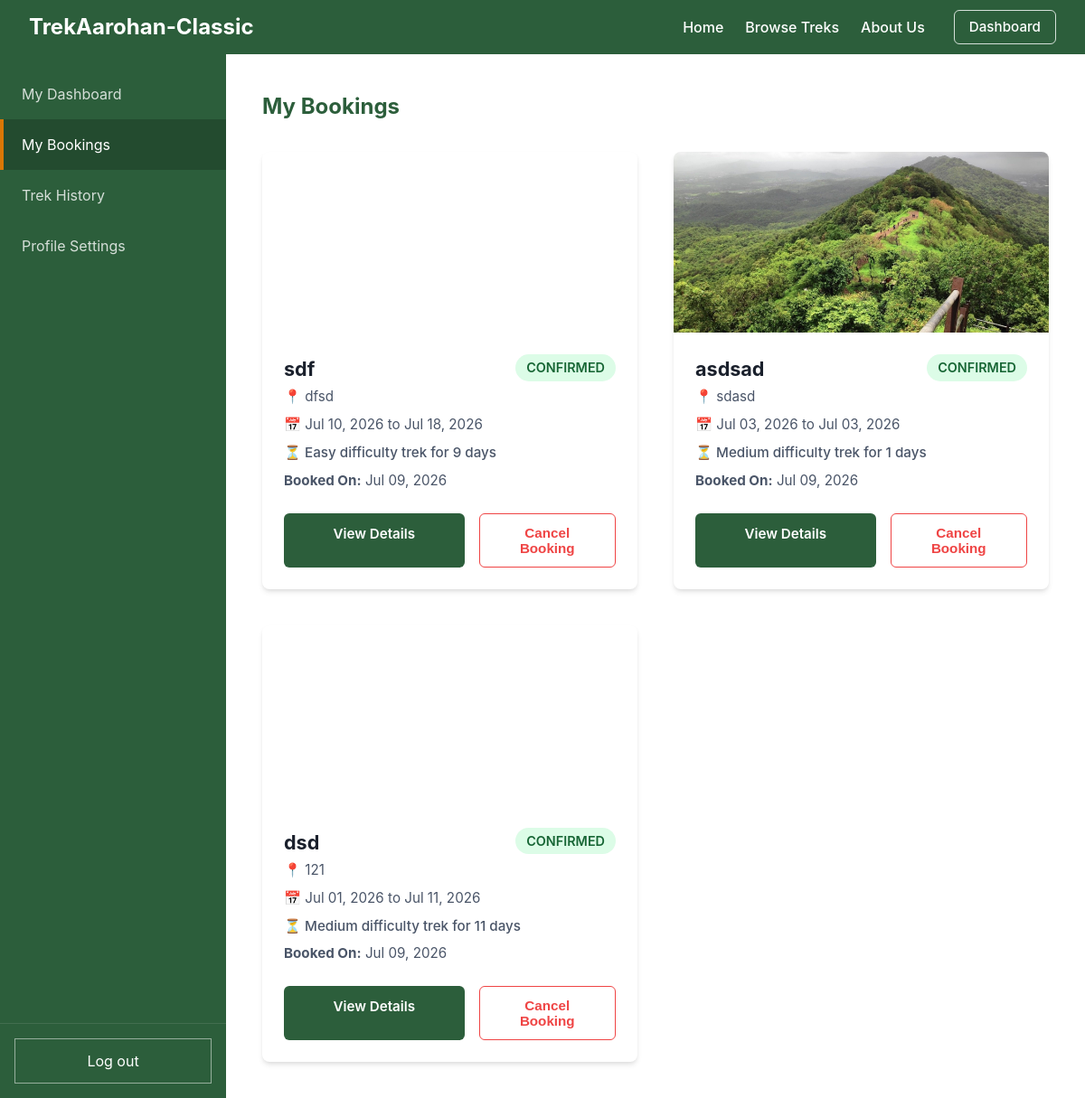
/trekker/bookings (signed in), run on the app's committed database.
### models.py (models this page shows)
class Booking(db.Model):
    __tablename__ = "booking"
    id = db.Column(db.Integer, primary_key=True, autoincrement=True)
    user_id = db.Column(db.Integer, db.ForeignKey("user.id"), nullable=False)
    trek_id = db.Column(db.Integer, db.ForeignKey("trek.id"), nullable=False)
    booking_date = db.Column(db.DateTime, default=datetime.utcnow, nullable=False)
    cancelled_date = db.Column(db.DateTime, nullable=True)
    status = db.Column(db.String(20), default="booked", nullable=False)  # "booked", "cancelled", "completed"

class Trek(db.Model):
    __tablename__ = "trek"
    id = db.Column(db.Integer, primary_key=True, autoincrement=True)
    name = db.Column(db.String(100), nullable=False)
    description = db.Column(db.Text, nullable=True)
    difficulty = db.Column(db.String(20), nullable=False)  # "easy", "medium", "hard"
    location = db.Column(db.String(100), nullable=False)
    slots_available = db.Column(db.Integer, nullable=False)
    start_date = db.Column(db.Date, nullable=False)
    end_date = db.Column(db.Date, nullable=False)
    status = db.Column(db.String(20), default="open", nullable=False)  # "open", "full", "ongoing", "completed", "cancelled"
    assigned_staff_id = db.Column(db.Integer, db.ForeignKey("user.id"), nullable=False)
    cover_image = db.Column(db.String(255), nullable=True)
    price = db.Column(db.Float, default=0.0, nullable=False)
    bookings = db.relationship("Booking", backref="trek", lazy=True)

### app.py (the view)
    @app.route("/trekker/bookings")
    @login_required
    def trekker_bookings():
        if current_user.role != 0:
            return redirect(url_for("home"))
        active_bookings = Booking.query.filter_by(user_id=current_user.id, status="booked").order_by(Booking.booking_date.desc()).all()
        return render_template("trekker_bookings.html", bookings=active_bookings)

### templates/trekker_bookings.html
{% extends "trekker_base.html" %}
{% set active_page = "bookings" %}
{% block dashboard_content %}
    <h2>My Bookings</h2>
    {% if bookings %}
        <div style="display: grid; grid-template-columns: repeat(auto-fill, minmax(350px, 1fr)); gap: 2.5rem; margin-top: 2rem;">
            {% for booking in bookings %}
            <div class="card" style="padding: 0; overflow: hidden; display: flex; flex-direction: column; box-shadow: 0 4px 6px -1px rgba(0, 0, 0, 0.1), 0 2px 4px -1px rgba(0, 0, 0, 0.06); transition: transform 0.2s;">
                {% if booking.trek.cover_image %}
                    <div style="height: 200px; background-image: url('{{ url_for('static', filename='uploads/' ~ booking.trek.cover_image) }}'); background-size: cover; background-position: center;"></div>
                {% else %}
                    <div style="height: 200px; background-image: url('{{ url_for('static', filename='images/trek.jpg') }}'); background-size: cover; background-position: center;"></div>
                {% endif %}
                <div style="padding: 1.5rem; display: flex; flex-direction: column; flex-grow: 1;">
                    <div style="display: flex; justify-content: space-between; align-items: flex-start; margin-bottom: 0.25rem;">
                        <h3 style="margin: 0; font-size: 1.35rem;">{{ booking.trek.name }}</h3>
                        <span class="badge badge-active" style="padding: 0.25rem 0.75rem; background-color: #dcfce7; color: #166534; font-size: 0.9rem;">Confirmed</span>
                    </div>
                    <p style="color: var(--secondary-color); font-size: 0.95rem; margin: 0 0 0.5rem 0;">📍 {{ booking.trek.location }}</p>
                    <p style="color: var(--secondary-color); font-size: 0.95rem; margin: 0 0 0.5rem 0;">📅 {{ booking.trek.start_date.strftime('%b %d, %Y') }} to {{ booking.trek.end_date.strftime('%b %d, %Y') }}</p>
                    <p style="color: var(--secondary-color); font-size: 0.95rem; margin: 0 0 0.5rem 0; font-weight: 500;">⏳ {{ booking.trek.difficulty|capitalize }} difficulty trek for {{ (booking.trek.end_date - booking.trek.start_date).days + 1 }} days</p>
                    <p style="color: var(--secondary-color); font-size: 0.95rem; margin: 0 0 1.5rem 0; line-height: 1.5;"><strong>Booked On:</strong> {{ booking.booking_date.strftime('%b %d, %Y') }}</p>
                    <div style="margin-top: auto; display: flex; gap: 1rem;">
                        <a href="{{ url_for('public_trek_detail', id=booking.trek.id) }}" class="btn btn-primary" style="flex: 1; text-align: center; display: block; box-sizing: border-box;">View Details</a>
                        <form method="POST" action="{{ url_for('cancel_booking', booking_id=booking.id) }}" style="flex: 1; margin: 0;" onsubmit="return confirm('Are you sure you want to cancel your booking for {{ booking.trek.name }}? This action cannot be undone.');">
                            <button type="submit" class="btn" style="width: 100%; display: block; background-color: transparent; color: #ef4444; border: 1px solid #ef4444; cursor: pointer; text-align: center; box-sizing: border-box;">Cancel Booking</button>
                        </form>
                    </div>
                </div>
            </div>
            {% endfor %}
        </div>
    {% else %}
        <div class="card" style="margin-top: 2rem; text-align: center; padding: 3rem;">
            <h3 style="margin-top: 0; color: var(--text-color);">No Active Bookings</h3>
            <p style="color: var(--secondary-color); margin-bottom: 0;">You don't have any upcoming treks planned yet.</p>
        </div>
    {% endif %}
{% endblock %}

### static/css/style.css (style rules this page uses)
:root { --primary-color: #2C5E3B; --secondary-color: #4A5568; --accent-color: #D97706; --accent-dark: #B45309; --bg-color: #F9FAFB; --text-color: #1A202C; --border-color: #E2E8F0; --danger-color: #DC2626; }
body { margin: 0; font-family: -apple-system, BlinkMacSystemFont, "Segoe UI", Roboto, Helvetica, Arial, sans-serif; background-color: var(--bg-color); color: var(--text-color); line-height: 1.5; }
h1, h2 { margin-top: 0; color: var(--primary-color); }
.btn { display: inline-block; padding: 0.75rem 1.5rem; border-radius: 6px; font-weight: 600; text-align: center; cursor: pointer; border: none; transition: transform 0.15s ease, box-shadow 0.15s ease; text-decoration: none; font-size: 0.95rem; }
.btn-primary { background-color: var(--primary-color); color: white; }
.badge { padding: 0.25rem 0.75rem; border-radius: 9999px; font-size: 0.85rem; font-weight: 600; text-transform: uppercase; display: inline-block; }
.badge-open, .badge-active, .badge-approved { background-color: #D1FAE5; color: #065F46; }
.card { background: var(--card-bg, #FFFFFF); padding: 2rem; border-radius: 8px; box-shadow: 0 4px 6px rgba(0,0,0,0.1); }

### data on the page
Booking: trek.name "sdf", trek.location "dfsd", trek.start_date "Jul 10, 2026", trek.end_date "Jul 18, 2026", trek.difficulty "Easy", booking_date "Jul 09, 2026"
Trek: (booking.trek.end_date-booking.trek.start_date).days+1 "9"
Booking: cover_image (picture), trek.name "asdsad", trek.location "sdasd", trek.start_date "Jul 03, 2026", trek.end_date "Jul 03, 2026", trek.difficulty "Medium", booking_date "Jul 09, 2026"
Trek: (booking.trek.end_date-booking.trek.start_date).days+1 "1"
Booking: trek.name "dsd", trek.location "121", trek.start_date "Jul 01, 2026", trek.end_date "Jul 11, 2026", trek.difficulty "Medium", booking_date "Jul 09, 2026"
Trek: (booking.trek.end_date-booking.trek.start_date).days+1 "11"
